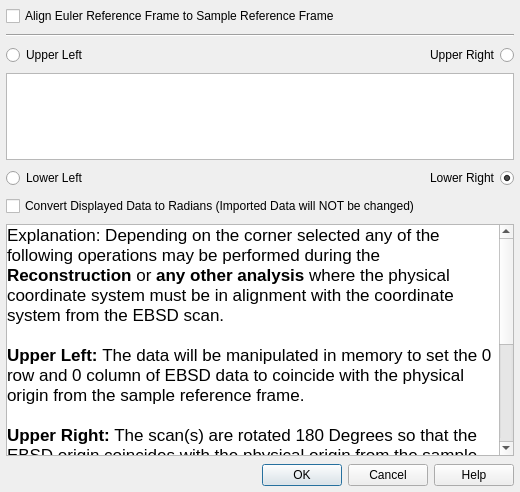
<?xml version="1.0" encoding="UTF-8"?>
<ui version="4.0">
 <class>QEbsdReferenceFrameDialog</class>
 <widget class="QDialog" name="QEbsdReferenceFrameDialog">
  <property name="geometry">
   <rect>
    <x>0</x>
    <y>0</y>
    <width>520</width>
    <height>492</height>
   </rect>
  </property>
  <property name="windowTitle">
   <string>Advanced Reference Frame Options</string>
  </property>
  <layout class="QGridLayout" name="gridLayout">
   <property name="verticalSpacing">
    <number>8</number>
   </property>
   <property name="margin">
    <number>6</number>
   </property>
   <item row="8" column="0" colspan="2">
    <widget class="QDialogButtonBox" name="buttonBox">
     <property name="orientation">
      <enum>Qt::Horizontal</enum>
     </property>
     <property name="standardButtons">
      <set>QDialogButtonBox::Cancel|QDialogButtonBox::Help|QDialogButtonBox::Ok</set>
     </property>
     <property name="centerButtons">
      <bool>false</bool>
     </property>
    </widget>
   </item>
   <item row="2" column="0">
    <widget class="QRadioButton" name="m_UpperLeftBtn">
     <property name="text">
      <string>Upper Left</string>
     </property>
     <property name="shortcut">
      <string>Ctrl+S</string>
     </property>
     <property name="checked">
      <bool>false</bool>
     </property>
     <property name="autoExclusive">
      <bool>false</bool>
     </property>
    </widget>
   </item>
   <item row="3" column="0" colspan="2">
    <widget class="QGraphicsView" name="m_GraphicsView"/>
   </item>
   <item row="4" column="0">
    <widget class="QRadioButton" name="m_LowerLeftBtn">
     <property name="text">
      <string>Lower Left</string>
     </property>
    </widget>
   </item>
   <item row="4" column="1">
    <widget class="QRadioButton" name="m_LowerRightBtn">
     <property name="layoutDirection">
      <enum>Qt::RightToLeft</enum>
     </property>
     <property name="text">
      <string>Lower Right</string>
     </property>
     <property name="checked">
      <bool>true</bool>
     </property>
    </widget>
   </item>
   <item row="2" column="1">
    <widget class="QRadioButton" name="m_UpperRightBtn">
     <property name="layoutDirection">
      <enum>Qt::RightToLeft</enum>
     </property>
     <property name="text">
      <string>Upper Right</string>
     </property>
    </widget>
   </item>
   <item row="0" column="0" colspan="2">
    <widget class="QCheckBox" name="m_AlignEulers">
     <property name="toolTip">
      <string>&lt;!DOCTYPE HTML PUBLIC &quot;-//W3C//DTD HTML 4.0//EN&quot; &quot;http://www.w3.org/TR/REC-html40/strict.dtd&quot;&gt;
&lt;html&gt;&lt;head&gt;&lt;meta name=&quot;qrichtext&quot; content=&quot;1&quot; /&gt;&lt;style type=&quot;text/css&quot;&gt;
p, li { white-space: pre-wrap; }
&lt;/style&gt;&lt;/head&gt;&lt;body style=&quot; font-family:'Lucida Grande'; font-size:13pt; font-weight:400; font-style:normal;&quot;&gt;
&lt;p style=&quot; margin-top:0px; margin-bottom:0px; margin-left:0px; margin-right:0px; -qt-block-indent:0; text-indent:0px;&quot;&gt;&lt;span style=&quot; font-size:10pt;&quot;&gt;This Accounts for Disjoined RFs in Commercial EBSD Data Collection Codes&lt;/span&gt;&lt;/p&gt;&lt;/body&gt;&lt;/html&gt;</string>
     </property>
     <property name="text">
      <string>Align Euler Reference Frame to Sample Reference Frame</string>
     </property>
    </widget>
   </item>
   <item row="1" column="0" colspan="2">
    <widget class="Line" name="line">
     <property name="orientation">
      <enum>Qt::Horizontal</enum>
     </property>
    </widget>
   </item>
   <item row="7" column="0" colspan="2">
    <widget class="QScrollArea" name="m_ExplanationScrollArea">
     <property name="widgetResizable">
      <bool>true</bool>
     </property>
     <widget class="QWidget" name="scrollAreaWidgetContents">
      <property name="geometry">
       <rect>
        <x>0</x>
        <y>0</y>
        <width>488</width>
        <height>304</height>
       </rect>
      </property>
      <layout class="QVBoxLayout" name="verticalLayout">
       <property name="spacing">
        <number>0</number>
       </property>
       <property name="margin">
        <number>0</number>
       </property>
       <item>
        <widget class="QLabel" name="m_ExplanationLabel">
         <property name="font">
          <font>
           <pointsize>11</pointsize>
          </font>
         </property>
         <property name="styleSheet">
          <string notr="true">QLabel
{
	background-color: rgb(255, 255, 255);
}</string>
         </property>
         <property name="text">
          <string>&lt;!DOCTYPE HTML PUBLIC &quot;-//W3C//DTD HTML 4.0//EN&quot; &quot;http://www.w3.org/TR/REC-html40/strict.dtd&quot;&gt;
&lt;html&gt;&lt;head&gt;&lt;meta name=&quot;qrichtext&quot; content=&quot;1&quot; /&gt;&lt;style type=&quot;text/css&quot;&gt;
p, li { white-space: pre-wrap; }
&lt;/style&gt;&lt;/head&gt;&lt;body style=&quot; font-family:'Lucida Grande'; font-size:11pt; font-weight:400; font-style:normal;&quot;&gt;
&lt;p style=&quot; margin-top:0px; margin-bottom:0px; margin-left:0px; margin-right:0px; -qt-block-indent:0; text-indent:0px;&quot;&gt;&lt;span style=&quot; font-size:13pt;&quot;&gt;Explanation: Depending on the corner selected any of the following operations may be performed during the &lt;/span&gt;&lt;span style=&quot; font-size:13pt; font-weight:600;&quot;&gt;Reconstruction &lt;/span&gt;&lt;span style=&quot; font-size:13pt;&quot;&gt;or &lt;/span&gt;&lt;span style=&quot; font-size:13pt; font-weight:600;&quot;&gt;any other analysis&lt;/span&gt;&lt;span style=&quot; font-size:13pt;&quot;&gt; where the physical coordinate system must be in alignment with the coordinate system from the EBSD scan.&lt;/span&gt;&lt;/p&gt;
&lt;p style=&quot;-qt-paragraph-type:empty; margin-top:0px; margin-bottom:0px; margin-left:0px; margin-right:0px; -qt-block-indent:0; text-indent:0px; font-size:13pt;&quot;&gt;&lt;/p&gt;
&lt;p style=&quot; margin-top:0px; margin-bottom:0px; margin-left:0px; margin-right:0px; -qt-block-indent:0; text-indent:0px;&quot;&gt;&lt;span style=&quot; font-size:13pt; font-weight:600;&quot;&gt;Upper Left: &lt;/span&gt;&lt;span style=&quot; font-size:13pt;&quot;&gt;The data will be manipulated in memory to set the 0 row and 0 column of EBSD data to coincide with the physical origin from the sample reference frame.&lt;/span&gt;&lt;/p&gt;
&lt;p style=&quot;-qt-paragraph-type:empty; margin-top:0px; margin-bottom:0px; margin-left:0px; margin-right:0px; -qt-block-indent:0; text-indent:0px; font-size:13pt; font-weight:600;&quot;&gt;&lt;/p&gt;
&lt;p style=&quot; margin-top:0px; margin-bottom:0px; margin-left:0px; margin-right:0px; -qt-block-indent:0; text-indent:0px;&quot;&gt;&lt;span style=&quot; font-size:13pt; font-weight:600;&quot;&gt;Upper Right:&lt;/span&gt;&lt;span style=&quot; font-size:13pt;&quot;&gt; The scan(s) are rotated 180 Degrees so that the EBSD origin coincides with the physical origin from the sample reference frame.&lt;/span&gt;&lt;/p&gt;
&lt;p style=&quot;-qt-paragraph-type:empty; margin-top:0px; margin-bottom:0px; margin-left:0px; margin-right:0px; -qt-block-indent:0; text-indent:0px; font-size:13pt; font-weight:600;&quot;&gt;&lt;/p&gt;
&lt;p style=&quot; margin-top:0px; margin-bottom:0px; margin-left:0px; margin-right:0px; -qt-block-indent:0; text-indent:0px;&quot;&gt;&lt;span style=&quot; font-size:13pt; font-weight:600;&quot;&gt;Lower Right:&lt;/span&gt;&lt;span style=&quot; font-size:13pt;&quot;&gt; The scan(s) are rotated 180 Degrees so that the EBSD origin coincides with the physical origin from the sample reference frame &lt;/span&gt;&lt;span style=&quot; font-size:13pt; font-weight:600;&quot;&gt;AND&lt;/span&gt;&lt;span style=&quot; font-size:13pt;&quot;&gt; the data will be manipulated in memory to set the 0 row and 0 column of EBSD data to coincide with the physical origin from the sample reference frame.&lt;/span&gt;&lt;/p&gt;
&lt;p style=&quot;-qt-paragraph-type:empty; margin-top:0px; margin-bottom:0px; margin-left:0px; margin-right:0px; -qt-block-indent:0; text-indent:0px; font-size:13pt; font-weight:600;&quot;&gt;&lt;/p&gt;
&lt;p style=&quot; margin-top:0px; margin-bottom:0px; margin-left:0px; margin-right:0px; -qt-block-indent:0; text-indent:0px;&quot;&gt;&lt;span style=&quot; font-size:13pt; font-weight:600;&quot;&gt;Lower Left:&lt;/span&gt;&lt;span style=&quot; font-size:13pt;&quot;&gt; No transformations will be performed on the data during any analysis.&lt;/span&gt;&lt;/p&gt;&lt;/body&gt;&lt;/html&gt;</string>
         </property>
         <property name="wordWrap">
          <bool>true</bool>
         </property>
        </widget>
       </item>
      </layout>
     </widget>
    </widget>
   </item>
   <item row="5" column="0" colspan="2">
    <widget class="QCheckBox" name="degToRads">
     <property name="text">
      <string>Convert Displayed Data to Radians (Imported Data will NOT be changed)</string>
     </property>
    </widget>
   </item>
  </layout>
 </widget>
 <resources/>
 <connections>
  <connection>
   <sender>buttonBox</sender>
   <signal>accepted()</signal>
   <receiver>QEbsdReferenceFrameDialog</receiver>
   <slot>accept()</slot>
   <hints>
    <hint type="sourcelabel">
     <x>254</x>
     <y>593</y>
    </hint>
    <hint type="destinationlabel">
     <x>157</x>
     <y>274</y>
    </hint>
   </hints>
  </connection>
  <connection>
   <sender>buttonBox</sender>
   <signal>rejected()</signal>
   <receiver>QEbsdReferenceFrameDialog</receiver>
   <slot>reject()</slot>
   <hints>
    <hint type="sourcelabel">
     <x>322</x>
     <y>593</y>
    </hint>
    <hint type="destinationlabel">
     <x>286</x>
     <y>274</y>
    </hint>
   </hints>
  </connection>
 </connections>
</ui>
